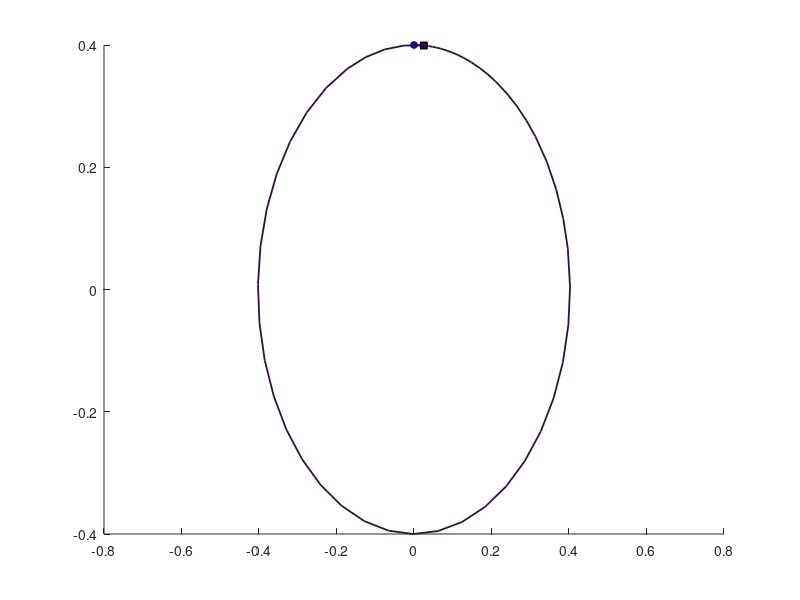

Source code (MATLAB): (Note: this script raises an error after producing the figure.)
% Author: Izaak Neutelings (Februari 2021)
% Description: Produce plots and data for the exact solution of a pendulum,
%              using Jacobi elliptic functions.
% Source:
%   https://www.scielo.br/j/rbef/a/ns9Lc7tfqhZh678dBPXxRsQ/?lang=en
%   https://www.scielo.br/j/rbef/a/ns9Lc7tfqhZh678dBPXxRsQ/?format=pdf&lang=en
clear all; close all; clc


%%%%%%%%%%%%%%%%%%%%%%%%
%%   PHASE PORTRAIT   %%
%%%%%%%%%%%%%%%%%%%%%%%%
% Adapted from http://matlab.cheme.cmu.edu/2011/08/09/phase-portraits-of-a-system-of-odes/

disp("1) omega vs. theta - phase portrait")
w0 = 1; % angular frequency for s.h.o.
f = @(t,Y) [Y(2); -w0^2*sin(Y(1))]; % ODE
figure(1)
hold on
disp("  x0       v0      T       tf")
colors = turbo(18); % color map
tls = ""; %strings(1,8); % legend titles
i = 1;
for v0 = [ ...
          %0.5 1.0 1.5 ...
          0.4 0.8 1.2 1.6 ...
          2.0 ...
          2.1 -2.1 ...
          2.4 -2.4 2.8 -2.8 ...
          3.0 -3.0 3.2 -3.2 ...
         ]
  if abs(v0)<=2.0
    x0 = 0; % theta(0)=0 initial condition
    k = min(abs(v0)/(2*w0),0.9998); % sin(theta0/2)
    T = 4*ellipke(k^2)/w0; % period
    tf = 1.01*T; % last t
  else
    x0 = -sign(v0)*2*pi; % theta(0) initial condition
    k = max(abs(v0)/(2*w0),1.0001); % sin(theta0/2)
    T = 4*ellipke(1/k^2)/(k*w0); % period
    tf = 1.01*T;
  end
  [~,ys] = ode45(f,[0,tf],[x0;v0]);
  %ys(:,1) = 2*wrapToPi(0.5*ys(:,1));
  %ys = wrapAndReorder(2*pi+ys,4*pi)-2*pi;
  if v0>2.1
    ys = ys(1:find(ys>2*pi,1),:); % clip off
  elseif v0<-2.1
    ys = ys(1:find(ys<-2*pi,1),:); % clip off
  end
  fprintf("  %4.1f %7.1f %7.1f %7.1f\n",x0,v0,T,tf)
  plot(ys(:,1),ys(:,2),'LineWidth',1.3,'Color',colors(i,:));
  plot(ys(1,1),ys(1,2),'bo','MarkerSize',5,'MarkerFaceColor',colors(i,:)) % starting point
  plot(ys(end,1),ys(end,2),'ks','MarkerSize',5,'MarkerFaceColor',colors(i,:)) % ending point
  if v0>0 % store
    fname = sprintf("data/pendulum_phase-%.1f.txt",v0);
    fname = regexprep(fname,"(\d)\.(\d)","$1p$2");
    file  = fopen(fname,'w');
    fprintf(file,'%-12s %-12s\n','theta','omega'); % header
    fprintf(file,'%-12.8f %-12.8f\n',ys'); % data
    fclose(file);
    tls(3*i-2) = sprintf('$\\Omega_0/\\omega_0=%.10g$',v0);
  end
  i = i+1;
end
leg = legend(tls,'Position', [0.88 0.35 0.06 0.40], ...
             'Interpreter','latex','FontSize',11);
leg.ItemTokenSize = [11,100];
xlabel("$\theta$ [rad]",'Interpreter','latex','FontSize',14)
ylabel("$\dot{\theta}/\omega_0$",'Interpreter','latex','FontSize',14)
xlim([-2*pi 2*pi]);
ylim([-1.1*pi 1.1*pi]);
xticks(-2*pi:pi/2:2*pi)
xticklabels({'-2\pi','-3\pi/2','-\pi','-\pi/2',...
             '0','\pi/2','\pi','3\pi/2','2\pi'})
%axis tight equal
grid on
hold off
mysaveas("fig/pendulum_phase_portrait",8,0.07)


%%%%%%%%%%%%%%%%%%%%%%%%%%%
%%  CLOSE TRAJECTORIES   %%
%%%%%%%%%%%%%%%%%%%%%%%%%%%
% Initial conditions
% * theta(0) = x0, with 0 < x0 < pi
% * dtheta/dt(0) = 0

disp("2) theta vs. time")
figure(2)
hold on
t = linspace(0,50,300); % time
tls = ""; % legend titles
colors = turbo(7); % color map
disp("  x0    omega   freq f  period T")
i = 1;
for x0 = [ ... % amplitude theta(0) = x0
           %0.1 ...
           1.0 ...
           2.0 ...
           2.4 ... %2.5 ...
           2.8 ...
           3.0 ...
           3.1 ...
         ]
  w0 = 1; % angular frequency for s.h.o.
  k = sin(x0/2); % elliptic modulus
  m = k^2;
  T = 4*ellipke(m)/w0; % period
  f = 1./T; % frequency
  w = 2*pi*f; % average angular frequency, omega
  fprintf("  %4.2f %7.4f %7.4f %7.4f\n",x0,w,f,T)
  [sn,cn,dn] = ellipj(w0*(T/4-t),m); % Jacobi elliptic functions
  x = 2*asin(k*sn); % theta (exact pendulum solution)
  v = -2*k*w0.*cn.*dn./sqrt(1-(k*sn).^2); % dtheta/dt
  plot([T T],[-3.5 1.1*x0],'Color',colors(i,:),'LineWidth',0.5); % vertical line at t=T
  plot(t,x0*cos(w*t),'--','Color',colors(i,:),'LineWidth',0.5); % simple s.h.o. with the same period
  plot(t,x,'Color',colors(i,:),'LineWidth',1.4); % exact pendulum solution
  tls(3*i) = sprintf('$\\theta_0=%.4g$',x0);
  fname = sprintf("data/pendulum-%.1f.txt",x0);
  fname = regexprep(fname,"(\d)\.(\d)","$1p$2");
  file  = fopen(fname,'w');
  fprintf(file,'%-12s %-12s %-12s\n','time','theta','dtheta/dt'); % header
  fprintf(file,'%-12.8f %-12.8f %-12.8f\n',[t;x;v]); % data
  fclose(file);
  i = i+1;
end
xlabel("$t$ [s]",'Interpreter','latex','FontSize',14)
ylabel("$\theta$ [rad]",'Interpreter','latex','FontSize',14)
ylim([-3.5 3.95])
yticks(-pi:pi/4:4)
yticklabels({'-\pi','-3\pi/4','-\pi/2','-\pi/4',...
             '0','\pi/4','\pi/2','3\pi/4','\pi','5\pi/4'})
leg = legend(tls,'NumColumns',3, ... %'Location', 'northoutside', ...
             'Position',[0.54 0.9 0.3 0.07], ... 
             'Interpreter','latex','FontSize',12);
leg.ItemTokenSize = [13,100];
grid on
hold off
mysaveas("fig/pendulum_theta_vs_t")

disp("3) theta vs. Tt")
figure(3)
hold on
t = linspace(0,2,300); % time
tls = ""; % legend titles
colors = turbo(8); % color map
i = 1;
for x0 = [ ... % amplitude theta(0) = x0
           1.0 1.5 2.0 ...
           2.4 2.8 ...
           3.0 3.1 ...
         ]
  w0 = 1; % angular frequency for s.h.o.
  k = sin(x0/2); % elliptic modulus
  m = k^2;
  T = 4*ellipke(m)/w0; % period
  f = 1./T; % frequency
  w = 2*pi*f; % average angular frequency, omega
  [sn,cn,dn] = ellipj(w0*(T/4-T*t),m); % Jacobi elliptic function
  x = 2*asin(k*sn); % theta (exact pendulum solution)
  v = -2*k*w0.*cn.*dn./sqrt(1-(k*sn).^2); % dtheta/dt
  plot(t,x0*cos(w*T*t),'--','Color',colors(i,:),'LineWidth',0.5); % simple s.h.o. with the same period
  plot(t,x,'Color',colors(i,:),'LineWidth',1.4); % exact pendulum solution
  tls(2*i) = sprintf('$\\theta_0=%.4g$',x0);
  fname = sprintf("data/pendulum-%.1f_norm.txt",x0);
  fname = regexprep(fname,"(\d)\.(\d)","$1p$2");
  file  = fopen(fname,'w');
  fprintf(file,'%-12s %-12s %-12s\n','Tt','theta','dtheta/dt'); % header
  fprintf(file,'%-12.8f %-12.8f %-12.8f\n',[t;x;v]); % data
  fclose(file);
  i = i+1;
end
xlabel("$t$ [$T$]",'Interpreter','latex','FontSize',14)
ylabel("$\theta$ [rad]",'Interpreter','latex','FontSize',14)
ylim([-3.5 3.8])
yticks(-pi:pi/4:3.5)
yticklabels({'-\pi','-3\pi/4','-\pi/2','-\pi/4',...
             '0','\pi/4','\pi/2','3\pi/4','\pi'})
leg = legend(tls,'NumColumns',1, ...  %'Location', 'northoutside', ...
             'Position',[0.49 0.16 0.1 0.3], ... 
             'Interpreter','latex','FontSize',14);
leg.ItemTokenSize = [13,100];
grid on
hold off
mysaveas("fig/pendulum_theta_vs_Tt")

disp("4) dtheta/dt vs. t")
figure(4)
hold on
t = linspace(0,50,300);
tls = ""; % legend titles
colors = turbo(7); % color map
i = 1;
for x0 = [ ... % amplitude theta(0) = x0
           1.2 ...
           2.0 ...
           2.4 ...
           2.8 ...
           3.0 ...
           3.1 ...
         ]
  w0 = 1; % angular frequency for s.h.o.
  k = sin(x0/2); % elliptic modulus
  m = k^2;
  T = 4*ellipke(m)/w0; % period
  w = 2*pi/T; %pi/(2*ellipke(sin(x0/2)^2)); omega
  [sn,cn,dn] = ellipj(w0*(T/4-t),m); % Jacobi elliptic functions
  v = -2*k*w0*cn.*dn./sqrt(1-(k*sn).^2); % dtheta/dt
  vmax = x0*w; % s.h.o.
  %vmax = 2*k*w0; % exact pendulum
  plot([0.75*T 0.75*T],[-2.2 0.9*x0],'Color',colors(i,:),'LineWidth',0.7); % vertical line at t=T
  plot(t,-vmax*sin(w*t),'--','Color',colors(i,:),'LineWidth',0.7); % simple s.h.o. with the same period
  plot(t,v,'Color',colors(i,:),'LineWidth',1.3); % exact pendulum solution
  tls(3*i) = sprintf('$\\theta_0=%.4g$',x0);
  i = i+1;
end
leg = legend(tls,'NumColumns',3,'Position',[0.51 0.90 0.2 0.08], ... 
             'Interpreter','latex','FontSize',12);
leg.ItemTokenSize = [13,100];
ylim([-2.2 2.7])
xlabel("$t$ [s]",'Interpreter','latex','FontSize',14)
ylabel("$\dot{\theta}/\omega_0$",'Interpreter','latex','FontSize',14)
grid on
hold off
mysaveas("fig/pendulum_omega_vs_t")

disp("5) dtheta/dt vs. Tt")
figure(5)
hold on
t = linspace(0,2,300);
tls = ""; % legend titles
colors = turbo(7); % color map
i = 1;
for x0 = [ ... % amplitude theta(0) = x0
           1.2 ...
           2.0 ...
           2.4 2.8 ...
           3.0 3.1 ...
         ]
  w0 = 1; % angular frequency for s.h.o.
  k = sin(x0/2);
  m = k^2;
  T = 4*ellipke(m)/w0; % period
  w = 2*pi/T; %pi/(2*ellipke(sin(x0/2)^2)); omega
  [sn,cn,dn] = ellipj(w0*T*(1/4-t),m); % Jacobi elliptic functions
  v = -2*k*w0*cn.*dn./sqrt(1-(k*sn).^2); % dtheta/dt
  vmax = x0*w; % s.h.o.
  plot(t,-vmax*sin(2*pi*t),'--','Color',colors(i,:),'LineWidth',0.7); % simple s.h.o. with the same period
  plot(t,v,'Color',colors(i,:),'LineWidth',1.3); % exact pendulum solution
  tls(2*i) = sprintf('$\\theta_0=%.4g$',x0);
  i = i+1;
end
leg = legend(tls,'NumColumns',1,'Position',[0.82 0.16 0.08 0.3], ...
             'Interpreter','latex','FontSize',14);
leg.ItemTokenSize = [13,100];
ylim([-2.2 2.2])
xlabel("$t$ [$T$]",'Interpreter','latex','FontSize',14)
ylabel("$\dot{\theta}/\omega_0$",'Interpreter','latex','FontSize',14)
grid on
hold off
mysaveas("fig/pendulum_omega_vs_Tt")

disp("6) T/T0 vs. theta0")
t0 = linspace(0,0.995*pi,200); % theta0
T = 2*ellipke(sin(t0/2).^2)/pi; % T/T0
w = 1./T; % omega/omega0 = f/f0
fname = sprintf("data/pendulum_period.txt");
file  = fopen(fname,'w');
fprintf(file,'%-12s %-12s %-12s\n','theta0','T/T0','omega/omega0');
fprintf(file,'%-12.8f %-12.8f %-12.8f\n',[t0;T;w]);
fclose(file);
figure(6)
plot(t0,T,'LineWidth',1.2);
%plot(t0,2*ellipj(pi/2,sin(t0/2).^2)/pi)
xlabel("$\theta_0$ [rad]",'Interpreter','latex','FontSize',14)
ylabel('$T/T_0$','Interpreter','latex','FontSize',14)
xlim([0 3.4])
xticks(0:pi/4:3.4)
xticklabels({'0','\pi/4','\pi/2','3\pi/4','\pi'})
grid on
mysaveas("fig/pendulum_period_vs_theta",6)

disp("7) omega/omega0 vs. theta0")
figure(7)
plot(t0,w,'LineWidth',1.2);
xlabel("$\theta_0$ [rad]",'Interpreter','latex','FontSize',14)
ylabel("$\omega/\omega_0 = f/f_0$",'Interpreter','latex','FontSize',14)
xlim([0 3.4])
xticks(0:pi/4:3.4)
xticklabels({'0','\pi/4','\pi/2','3\pi/4','\pi'})
grid on
mysaveas("fig/pendulum_omega_vs_theta",6)

%disp("8) sin/pendulum vs. t")
%figure(8)
%xlabel('$t$','Interpreter','latex','FontSize',14)
%ylabel('(cos-pendulum)/abs(pendulum)','FontSize',14)
%hold on
%x0 = 3.0;
%om = pi/(2*ellipke(sin(x0/2)^2));
%t = linspace(0,6.0,100);
%x = 2*asin(sin(x0/2)*ellipj(ellipke(sin(x0/2)^2)-t,sin(x0/2)^2));
%x = (x0*cos(om*t) - x)./abs(x);
%plot(t,x);


%%%%%%%%%%%%%%%%%%%%%%%%%%%
%%   OPEN TRAJECTORIES   %%
%%%%%%%%%%%%%%%%%%%%%%%%%%%
% Initial conditions
% * theta(0) = 0
% * dtheta/dt(0) = W0 > 2w0
% where w0=1 is the angular frequency for a simple harmonic oscillator

disp("9) theta vs. t (W0>2w0)")
figure(9)
hold on
t = linspace(0,12,300); % time
tls = ""; % legend titles
colors = turbo(8); % color map
disp("  W0/w0  W0/2w0  omega   freq f  period T")
i = 1;
for W0 = [ ... % angular velocity dtheta/dt(0) = W0
          2.001 ...
          2.010 ...
          2.05 ...
          2.2 ...
          2.5 ...
          3.0 ...
          4.0
         ]
  w0 = 1; % angular frequency for s.h.o.
  k = W0/(2*w0); % elliptic modulus > 1
  m = k^2;
  T = 4*ellipke(1/m)/W0; % period
  f = 1./T; % frequency
  w = 2*pi*f; % average angular frequency, omega
  fprintf("  %4.2f %6.2f %9.4f %7.4f %7.4f\n",W0/w0,k,w,f,T)
  [sn,~,dn] = ellipj(W0*t/2,1/m); % Jacobi elliptic functions
  x = 2*asin_ext(sn,t,2*T); % theta (exact pendulum solution)
  v = W0*dn; % dtheta/dt
  plot([T T],[0 7.0],'Color',colors(i,:),'LineWidth',0.5); % vertical line at t=T
  %plot(t,W0*t,'--','Color',colors(i,:),'LineWidth',0.5); % constant angular velocity
  plot(t,w*t,'--','Color',colors(i,:),'LineWidth',0.5); % constant angular velocity
  plot(t,x,'Color',colors(i,:),'LineWidth',1.4); % exact pendulum solution
  tls(3*i) = sprintf('$\\Omega_0/2\\omega_0=%.5g$',k);
  if W0<2.2
    fname = "data/pendulum_open-%.5g.txt";
  else
    fname = "data/pendulum_open-%.1f.txt";
  end
  fname = sprintf(fname,W0);
  fname = regexprep(fname,"(\d)\.(\d)","$1p$2");
  file  = fopen(fname,'w');
  fprintf(file,'%-12s %-12s %-12s\n','time','theta','dtheta/dt'); % header
  fprintf(file,'%-12.8f %-12.8f %-12.8f\n',[t;x;v]); % data
  fclose(file);
  i = i+1;
end
xlabel("$t$ [s]",'Interpreter','latex','FontSize',14)
ylabel("$\theta$ [rad]",'Interpreter','latex','FontSize',14)
ylim([0 22])
yticks(0:pi:7*pi)
yticklabels({'0','\pi','2\pi','3\pi','4\pi','5\pi','6\pi','7\pi'})
leg = legend(tls,'Location','northwest', ...
             'Interpreter','latex','FontSize',13);
leg.ItemTokenSize = [13,100];
grid on
hold off
mysaveas("fig/pendulum_open_theta_vs_t")

disp("10) theta vs. Tt (W0>2w0)")
figure(10)
hold on
t = linspace(0,2.5,300); % time
tls = ""; % legend titles
colors = turbo(10); % color map
i = 1;
for W0 = [ ... % angular velocity dtheta/dt(0) = W0
          2.00000002 ...
          2.00002 ...
          2.001 ...
          2.01 2.05 2.2 ...
          2.5 3.0 4.0
         ]
  w0 = 1; % angular frequency for s.h.o.
  k = W0/(2*w0); % elliptic modulus > 1
  m = k^2;
  T = 4*ellipke(1/m)/W0; % period
  w = 2*pi/T; % angular velocity omega
  [sn,~,dn] = ellipj(W0*T*t/2,1/m); % Jacobi elliptic functions
  x = 2*asin_ext(sn,T*t,2*T); % theta (exact pendulum solution)
  v = W0*dn; % dtheta/dt
  plot(t,x,'Color',colors(i,:),'LineWidth',1.4); % exact pendulum solution
  tls(i) = sprintf('$\\Omega_0/2\\omega_0=%.10g$',k);
  if W0<2.2
    fname = "data/pendulum_open-%.10g_norm.txt";
  else
    fname = "data/pendulum_open-%.1f_norm.txt";
  end
  fname = sprintf(fname,W0);
  fname = regexprep(fname,"(\d)\.(\d)","$1p$2");
  file  = fopen(fname,'w');
  fprintf(file,'%-12s %-12s %-12s\n','time','theta','dtheta/dt'); % header
  fprintf(file,'%-12.8f %-12.8f %-12.8f\n',[t;x;v]); % data
  fclose(file);
  i = i+1;
end
xlabel("$t$ [$T$]",'Interpreter','latex','FontSize',14)
ylabel("$\theta$ [rad]",'Interpreter','latex','FontSize',14)
ylim([0 16])
yticks(0:pi:5*pi)
yticklabels({'0','\pi','2\pi','3\pi','4\pi','5\pi'})
leg = legend(tls,'Location','southeast', ...
             'Interpreter','latex','FontSize',13);
leg.ItemTokenSize = [13,100];
grid on
hold off
mysaveas("fig/pendulum_open_theta_vs_Tt")

disp("11) dtheta/dt vs. t (W0>2w0)")
figure(11)
hold on
t = linspace(0,12,300);
tls = ""; % legend titles
colors = turbo(9); % color map
i = 1;
for W0 = [ ... % angular velocity dtheta/dt(0) = W0
           2.001 2.010 2.05 ...
           2.2 2.5 3.0 ...
           3.6 4.0
         ]
  w0 = 1; % angular frequency for s.h.o.
  k = W0/(2*w0); % elliptic modulus > 1
  m = k^2;
  T = 4*ellipke(1/m)/W0; % period
  [~,~,dn] = ellipj(W0*t/2,1/m); % Jacobi elliptic functions
  v = W0*dn; % dtheta/dt
  plot([T T],[0 W0+0.1],'Color',colors(i,:),'LineWidth',0.7); % vertical line at t=T
  plot(t,v,'Color',colors(i,:),'LineWidth',1.3); % exact pendulum solution
  tls(2*i) = sprintf('$\\Omega_0/2\\omega_0=%.6g$',k);
  i = i+1;
end
leg = legend(tls,'NumColumns',4,'Position',[0.3 0.88 0.5 0.08], ... 
             'Interpreter','latex','FontSize',12);
leg.ItemTokenSize = [10,100];
ylim([0 4.8])
xlabel("$t$ [s]",'Interpreter','latex','FontSize',14)
ylabel("$\dot{\theta}/\omega_0$",'Interpreter','latex','FontSize',14)
grid on
hold off
mysaveas("fig/pendulum_open_omega_vs_t")

disp("12) dtheta/dt vs. Tt (W0>2w0)")
figure(12)
hold on
t = linspace(0,2.5,300);
tls = ""; % legend titles
colors = turbo(9); % color map
i = 1;
for W0 = [ ... % angular velocity dtheta/dt(0) = W0
           2.001 2.010 2.05 ...
           2.2 2.5 3.0 ...
           3.6 4.0
         ]
  w0 = 1; % angular frequency for s.h.o.
  k = W0/(2*w0); % elliptic modulus > 1
  m = k^2;
  T = 4*ellipke(1/m)/W0; % period
  [~,~,dn] = ellipj(W0*T*t/2,1/m); % Jacobi elliptic functions
  v = W0*dn; % dtheta/dt
  plot(t,v,'Color',colors(i,:),'LineWidth',1.3); % exact pendulum solution
  tls(i) = sprintf('$\\Omega_0/2\\omega_0=%.6g$',k);
  i = i+1;
end
leg = legend(tls,'NumColumns',4,'Position',[0.3 0.88 0.5 0.08], ... 
             'Interpreter','latex','FontSize',12);
leg.ItemTokenSize = [10,100];
ylim([0 4.8])
xlabel("$t$ [$T$]",'Interpreter','latex','FontSize',14)
ylabel("$\dot{\theta}/\omega_0$",'Interpreter','latex','FontSize',14)
grid on
hold off
mysaveas("fig/pendulum_open_omega_vs_Tt")

disp("13) T/T0 vs. W0/2w0 (W0>2w0)")
w0 = 1; % angular frequency for s.h.o.
W0 = linspace(2.02,10,200);
k = W0/(2*w0); % elliptic modulus > 1
m = k.^2;
T = 2*w0*ellipke(1./m)/pi./W0; % period
w = 1./T; % omega/omega0 = f/f0
fname = sprintf("data/pendulum_period_open.txt");
file  = fopen(fname,'w');
fprintf(file,'%-12s %-12s %-12s %-12s\n','W0/w0','W0/2w0','T/T0','omega/omega0');
fprintf(file,'%-12.8f %-12.8f %-12.8f %-12.8f\n',[W0/w0;k;T;w]);
fclose(file);
figure(13)
plot(k,T,'LineWidth',1.4);
xlabel("$\Omega_0/2\omega_0$",'Interpreter','latex','FontSize',14)
ylabel("$T/T_0$",'Interpreter','latex','FontSize',14)
grid on
mysaveas("fig/pendulum_open_period_vs_W0",6)

disp("14) omega/omega0 vs. W0/2w0 (W0>2w0)")
figure(14)
plot(k,w,'LineWidth',1.4);
xlabel("$\Omega_0/2\omega_0$",'Interpreter','latex','FontSize',14)
ylabel("$\omega/\omega_0 = f/f_0$",'Interpreter','latex','FontSize',14)
grid on 
mysaveas("fig/pendulum_open_omega_vs_W0",6)

disp("Done.")


%%%%%%%%%%%%%%%%%%%%%%
%   HELP FUNCTIONS   %
%%%%%%%%%%%%%%%%%%%%%%

function mysaveas(fname,width,rmarg)
  if nargin==1
    width = 8; % height
  end
  if nargin<=2
    rmarg = 0.02; % extra right margin
  end
  set(gca,'Units','normalized'); % ensure normalized units
  set(gcf,'PaperPosition',[0 0 width 5]); % position plot at left hand corner with width w and height 5
  set(gcf,'PaperSize',[width 5]); % set the paper to have width w and height 5
  Tight = get(gca,'TightInset');  % gives you the bording spacing between plot box and any axis labels
  Tight = [0.02/width 0.005 rmarg 0.02]+Tight; % [Left Bottom Right Top] spacing
  set(gca,'Position',[Tight(1) Tight(2) 1-Tight(1)-Tight(3) 1-Tight(2)-Tight(4)]);
  %return % skip saving figures
  saveas(gcf,fname,'pdf') % save figure as PDF
  %%%saveas(gcf,fname,'png') % save figure as PNG (low res)
  print(gcf,fname,'-dpng','-r300') % save figure as PNG (high res)
end